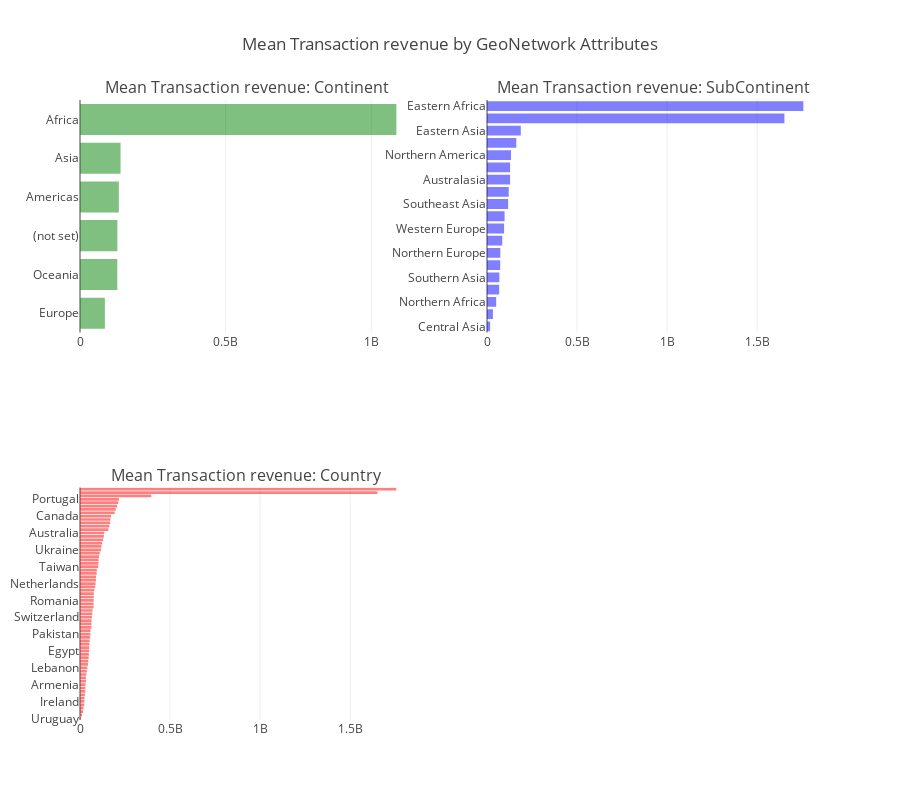

Notebook source saved alongside this figure:
### Markdown cell above
### Calculating the transaction revenue for each category in each feature ###

### Code cell
import plotly
import plotly.graph_objs as go
from plotly.offline import download_plotlyjs, init_notebook_mode, plot, iplot 
plotly.offline.init_notebook_mode(connected=True)
train["totals.transactionRevenue"] = train["totals.transactionRevenue"].astype('float')

geo_net_cols = ['geoNetwork.continent' ,'geoNetwork.subContinent', 'geoNetwork.country']
fig = plotly.tools.make_subplots(rows=2, cols=2, subplot_titles=["Mean Transaction revenue: Continent", "Mean Transaction revenue: SubContinent", "Mean Transaction revenue: Country"], print_grid=False)


colors = ["green","blue","red"]
plts = []
for color, column in enumerate(geo_net_cols):
    temporary_var = train.groupby(column).agg({"totals.transactionRevenue": "mean"}).reset_index().rename(columns={"totals.transactionRevenue" : "Mean Revenue"})
    temporary_var = temporary_var.dropna().sort_values("Mean Revenue", ascending = False)
    each_bar = go.Bar(x = temporary_var["Mean Revenue"][::-1], orientation="h", marker=dict(opacity=0.5, color=colors[color]), y = temporary_var[column][::-1])
    plts.append(each_bar)

fig.append_trace(plts[0], 1, 1)
fig.append_trace(plts[1], 1, 2)
fig.append_trace(plts[2], 2, 1)

fig['layout'].update(height=800, showlegend=False, title="Mean Transaction revenue by GeoNetwork Attributes")
plotly.offline.iplot(fig)

### Figure 1 — Plotly figure (JSON) as saved in the notebook; plotly's stock layout.template omitted (floating-point values rounded to 4 significant figures)
{"data": [{"marker": {"color": "green", "opacity": 0.5}, "orientation": "h", "type": "bar", "uid": "b78c2371-8d30-4036-bad0-f0c315ed1fa9", "x": [85410000.0, 128100000.0, 128300000.0, 133400000.0, 139214720, 1085970000], "xaxis": "x", "y": ["Europe", "Oceania", "(not set)", "Americas", "Asia", "Africa"], "yaxis": "y"}, {"marker": {"color": "blue", "opacity": 0.5}, "orientation": "h", "type": "bar", "uid": "62d756f0-976d-4dd2-b888-b9f95816417b", "x": [17490000, 32850000, 50960000, 67630000.0, 68600000.0, 73290000.0, 73850000.0, 84810000.0, 94740000.0, 97721875, 117400000.0, 120501250, 128100000.0, 128300000.0, 133300000.0, 162600000.0, 187700000.0, 1651200000, 1756000000.0], "xaxis": "x2", "y": ["Central Asia", "Southern Africa", "Northern Africa", "Eastern Europe", "Southern Asia", "Central America", "Northern Europe", "Western Asia", "Western Europe", "Caribbean", "Southeast Asia", "Southern Europe", "Australasia", "(not set)", "Northern America", "South America", "Eastern Asia", "Western Africa", "Eastern Africa"], "yaxis": "y2"}, {"marker": {"color": "red", "opacity": 0.5}, "orientation": "h", "type": "bar", "uid": "c0be6cdf-6140-4cc2-80fc-e076c439194a", "x": [3500000, 10990000, 17490000, 19490000, 23735000, 24140000.0, 25000000, 27180000, 29490000, 30075000, 30480000, 32850000, 33590000, 35280000.0, 37795000, 40770000, 44790000, 46010000, 47970000, 49452000, 50960000, 51205000, 52488000, 53110000, 55865000, 57950000, 58105000, 63790000, 63990000, 64183000, 66200000.0, 68667500, 69666000, 75440000, 75608750, 75960000, 76670000.0, 76890000, 79639500, 84302000, 86350000, 88360000, 89216000, 92542000, 93213750, 101100000.0, 102045000, 103300000.0, 105590625, 109300000.0, 116880000, 119110000, 123400000.0, 128300000.0, 132600000.0, 134300000.0, 157300000.0, 163100000.0, 167300000.0, 168732500, 172800000.0, 192395000, 198410000, 206330000, 212300000, 215800000, 395800000.0, 1651200000, 1756000000.0], "xaxis": "x3", "y": ["Uruguay", "Anguilla", "Kazakhstan", "Georgia", "Russia", "Ireland", "Denmark", "Guadeloupe", "Finland", "Guatemala", "Armenia", "South Africa", "Hungary", "China", "Sweden", "Lebanon", "Czechia", "Philippines", "New Zealand", "Chile", "Egypt", "Turkey", "Argentina", "Greece", "Panama", "Pakistan", "St. Lucia", "Peru", "Nicaragua", "Brazil", "Switzerland", "Germany", "India", "Cyprus", "Colombia", "Romania", "Poland", "El Salvador", "Mexico", "Singapore", "Netherlands", "Saudi Arabia", "France", "Thailand", "South Korea", "Taiwan", "Italy", "Israel", "United Kingdom", "Puerto Rico", "Ukraine", "Kuwait", "United Arab Emirates", "(not set)", "United States", "Australia", "Malaysia", "Hong Kong", "Indonesia", "Ecuador", "Canada", "Spain", "Belgium", "Curaçao", "Venezuela", "Portugal", "Japan", "Nigeria", "Kenya"], "yaxis": "y3"}], "layout": {"annotations": [{"font": {"size": 16}, "showarrow": false, "text": "Mean Transaction revenue: Continent", "x": 0.225, "xanchor": "center", "xref": "paper", "y": 1, "yanchor": "bottom", "yref": "paper"}, {"font": {"size": 16}, "showarrow": false, "text": "Mean Transaction revenue: SubContinent", "x": 0.775, "xanchor": "center", "xref": "paper", "y": 1, "yanchor": "bottom", "yref": "paper"}, {"font": {"size": 16}, "showarrow": false, "text": "Mean Transaction revenue: Country", "x": 0.225, "xanchor": "center", "xref": "paper", "y": 0.375, "yanchor": "bottom", "yref": "paper"}], "height": 800, "showlegend": false, "title": "Mean Transaction revenue by GeoNetwork Attributes", "xaxis": {"anchor": "y", "domain": [0, 0.45]}, "xaxis2": {"anchor": "y2", "domain": [0.55, 1]}, "xaxis3": {"anchor": "y3", "domain": [0, 0.45]}, "xaxis4": {"anchor": "y4", "domain": [0.55, 1]}, "yaxis": {"anchor": "x", "domain": [0.625, 1]}, "yaxis2": {"anchor": "x2", "domain": [0.625, 1]}, "yaxis3": {"anchor": "x3", "domain": [0, 0.375]}, "yaxis4": {"anchor": "x4", "domain": [0, 0.375]}}}
